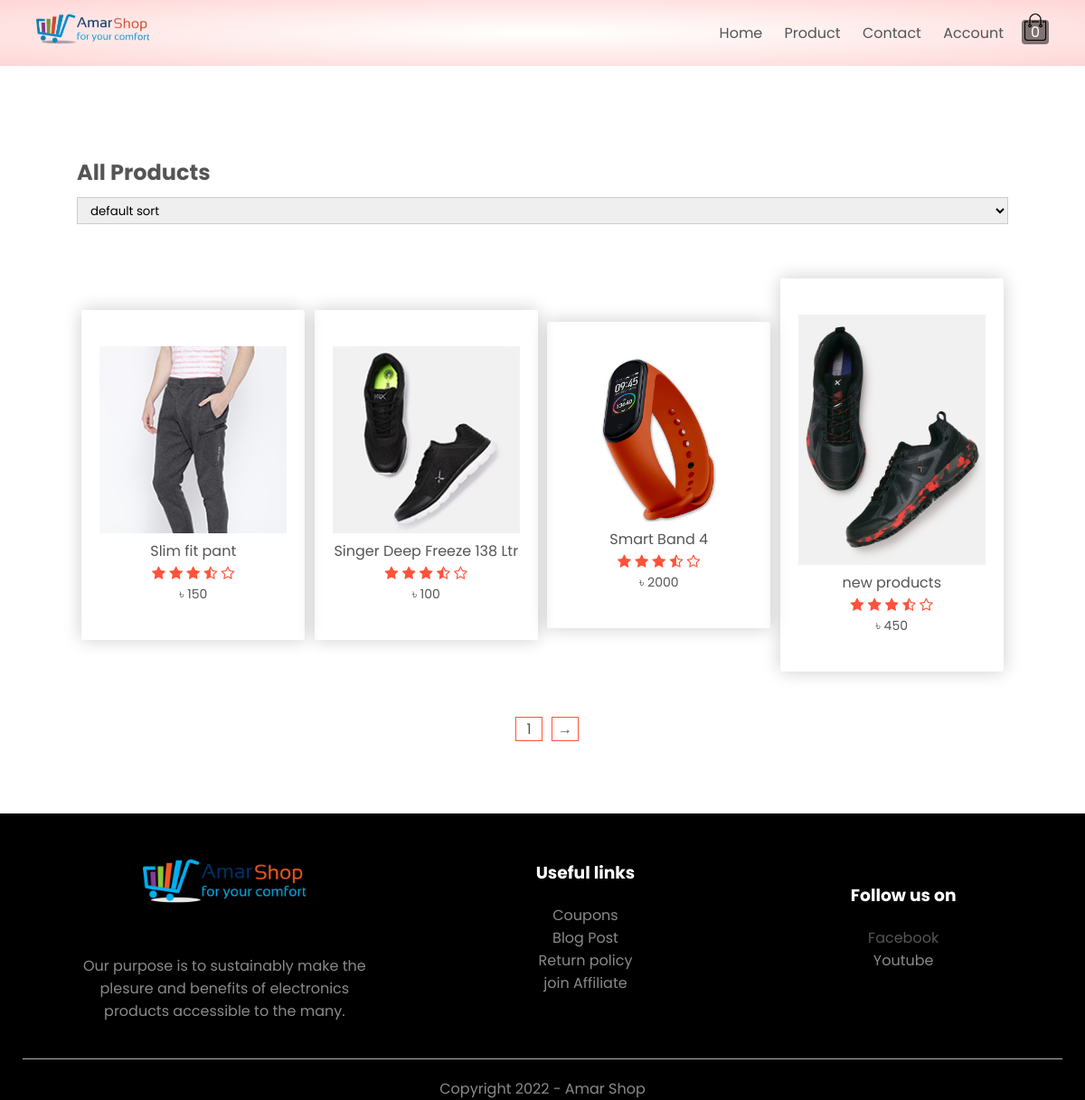
Screenshot of /products/ with the database file from the repository.
### shop/models.py (models this page shows, shortened)
class Product(models.Model):
    product_id = models.CharField(max_length=20, primary_key=True, unique=True, blank=True)
    category = models.CharField(max_length=50, choices=utails.PRODUCT_CATEGORY, null=True, blank=True)
    title = models.CharField(max_length=250)
    model = models.CharField(max_length=250, null=True, blank=True)
    image = models.ManyToManyField(ProductImage)
    description = models.TextField(null=True, blank=True)
    status = models.CharField(max_length=20, choices=utails.PRODUCT_STATUS, null=True, blank=True)
    quantity = models.PositiveIntegerField()
    regular_price = models.PositiveIntegerField()
    discount_price = models.PositiveIntegerField()
    rating = models.FloatField(default=5.0, null=True, blank=True)
    added_at = models.DateTimeField(auto_now_add=True)
    class Meta:
        ordering = ['added_at']

class ProductImage(models.Model):
    image = models.ImageField(upload_to=utails.get_upload_dir)
    @property
    def get_url(self):
        return f"/media/{self.image}"

### shop/views.py (the view)
# urls.py: path('products/', views.product_list.as_view(), name='products'),
class product_list(ListView):
    model = Product
    paginate_by = 4
    ordering = 'product_id'
    template_name = 'shop/products.html'

### shop/templatetags/cart_product.py (called while the page is built)
@register.filter
def count_cart_product(user):
    try:
        all_cart_product = Cart.objects.filter(_user=user)
        if all_cart_product:
            count = 0
            for cart in all_cart_product:
                count += cart.quantity
            return count
    except Exception as e:
        pass
    return 0

### templates/shop/products.html (shortened to what this page needs)
{% extends "base.html" %}
{% load static %}
{% block content %}
<div class="small-container">
    <div class="row row-2">
        <h2 style="color: #555;">All Products</h2>
        <select name="" id="">
            <option value="default">default sort</option>
        </select>
    </div>
    <div class="row">
        {% if object_list %}
        {% for product in object_list %}
        <div class="col-4">
            {% with product.image.all|first as image %}
                <a href="/product/{{product.product_id}}"><img src="{{image.get_url}}"/></a>
            {% endwith %}
            <h4><a href="/product/{{product.product_id}}">{{product.title}}</a></h4>
            <div class="rating">
                <i class="fa fa-star" aria-hidden="true"></i>
                <i class="fa fa-star" aria-hidden="true"></i>
                <i class="fa fa-star" aria-hidden="true"></i>
                <i class="fa fa-star-half-o" aria-hidden="true"></i>
                <i class="fa fa-star-o" aria-hidden="true"></i>
            </div>
            <p>&#2547; {{product.discount_price}}</p>
        </div>
        {% endfor %}
        {% endif %}
    </div>
    {% if is_paginated %}
    <div class="page-btn">
        <span><a href="#">{{page_obj.number}}</a></span>
        {% if page_obj.has_next %}<span><a href="?page={{ page_obj.next_page_number }}">&#8594;</a></span>{% endif %}
    </div>
    {% endif %}
</div>
{% endblock content %}

### templates/base.html (shortened to what this page needs)
{% load static %}
{% load cart_product %}
<!DOCTYPE html>
<html lang="en">
<head>
    <link rel="stylesheet" href="https://stackpath.bootstrapcdn.com/font-awesome/4.7.0/css/font-awesome.min.css">
    <link rel="stylesheet" href="{% static '/css/style.css' %}">
</head>
<body>
<div class="header" id="top">
    <div class="container">
        <div class="navbar">
            <div class="logo">
                <a href="{% url 'shop:home' %}"><img src="{% static '/images/icons/logo_main.png' %}" width="125px"></a>
            </div>
            <nav>
                <ul id="menu-items">
                    <li><a href="{% url 'shop:home' %}">Home</a></li>
                    <li><a href="{% url 'shop:products' %}">Product</a></li>
                    <li><a href="">Contact</a></li>
                    {% if not request.user.is_authenticated %}
                        <li><a href="{% url 'account:home' %}">Account</a></li>
                    {% else %}
                        <li><a href="{% url 'account:profile' %}">Account</a></li>
                    {% endif %}
                </ul>
            </nav>
            <a href="{% url 'shop:cart' %}"><p class="badge" id="quantity-badge">{{request.user|count_cart_product}}</p><img src="{% static '/images/icons/cart.png' %}" width="30px" height="30px"></a>
        </div>
    </div>
</div>
{% block content %} {% endblock content %}
<div class="footer">
    <div class="container">
        <div class="row">
            <div class="footer-col-2">
                <img src="{% static '/images/icons/logo_footer.png' %}" alt="">
                <p>Our purpose is to sustainably make the plesure and benefits of electronics products accessible to the many.</p>
            </div>
            <div class="footer-col-3">
                <h3>Useful links</h3>
                <ul>
                    <li>Coupons</li>
                    <li>Blog Post</li>
                    <li>Return policy</li>
                    <li>join Affiliate</li>
                </ul>
            </div>
            <div class="footer-col-4">
                <h3>Follow us on</h3>
                <ul>
                    <li><a href="https://www.facebook.com/profile.php?id=100013294023949" target="_blank">Facebook</a></li>
                    <li>Youtube</li>
                </ul>
            </div>
        </div>
        <hr>
        <p class="copyright">Copyright 2022 - Amar Shop</p>
    </div>
</div>
</body>
</html>

### static/css/style.css (style rules this page uses)
* { margin: 0; padding: 0; box-sizing: border-box; font-family: 'Poppins', sans-serif; }
.header { background: radial-gradient(#fff, #ffd6d6); }
.container { max-width: 1200px; margin: auto; padding-left: 25px; padding-right: 25px; }
.navbar { display: flex; align-items: center; padding: 15px; }
nav { flex: 1; text-align: right; }
nav ul { display: inline-block; list-style-type: none; }
nav ul li { display: inline-block; margin-right: 20px; }
a { text-decoration: none; color: #555; }
p { color: #555; }
.row { display: flex; align-items: center; flex-wrap: wrap; justify-content: space-around; }
.small-container { max-width: 1080px; margin: auto; padding-left: 25px; padding-right: 25px; }
.col-4 { flex-basis: 24%; padding: 10px; min-width: 200px; margin-bottom: 50px; transition: transform 0.5s; }
.col-4 img { width: 100%; }
h4 { color: #555; font-weight: normal; }
.col-4 p { font-size: 14px; }
.rating .fa { color: #ff523b; }
.footer { background: #000; color: #8a8a8a; }
.footer p { color: #8a8a8a; }
.footer h3 { color: #fff; margin-bottom: 20px; }
.footer-col-1, .footer-col-2, .footer-col-3, .footer-col-4 { min-width: 250px; max-width: 30%; margin: 20px 0; }
.footer-col-2 { flex: 1; text-align: center; }
.footer-col-2 img { width: 180px; margin-bottom: 20px; }
.footer-col-3, .footer-col-4 { flex-basis: 12%; text-align: center; }
ul li { list-style-type: none; }
.footer hr { border: none; background: #b5b5b5; height: 1px; margin: 20px 0; }
.copyright { text-align: center; }
.row-2 { justify-content: space-between; margin: 100px auto 50px; }
select { border: 1px solid #ff523b; padding: 3px; }
.page-btn { margin: 0 auto 80px; display: flex; justify-content: center; align-items: center; }
.page-btn span { display: inline-block; border: 1px solid #ff523b; margin-left: 10px; width: 30px; height: auto; text-align: center; }
.row .col-4 { text-align: center; padding: 40px 20px; box-shadow: 0 0 20px 0 rgba(0, 0, 0, 0.2); cursor: pointer; transition: transform 0.5s; border-radius: 2px; }
form input, select { width: 100%; height: 30px; margin: 10px 0; padding: 2px 10px; border: 1px solid #ccc; }
.badge { color: rgb(255, 255, 255); background-color: rgba(0, 0, 0, 0.5); padding: 1px; text-align: center; margin-bottom: -34px; font-weight: light; border-radius: 4px; }

### rows the page displays
Product: get_url (picture), title "Slim fit pant", discount_price "150"
Product: get_url (picture), title "Singer Deep Freeze 138 Ltr", discount_price "100"
Product: get_url (picture), title "Smart Band 4", discount_price "2000"
Product: get_url (picture), title "new products", discount_price "450"

### other values shown
{{ page_obj.number }} "1"
